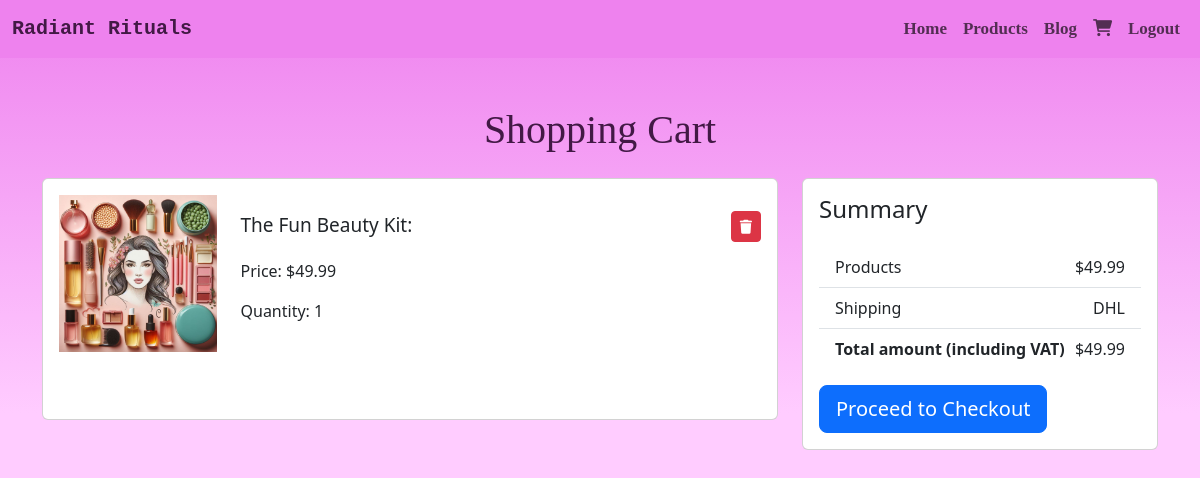
The app's page /products/cart/ (signed in), older data.
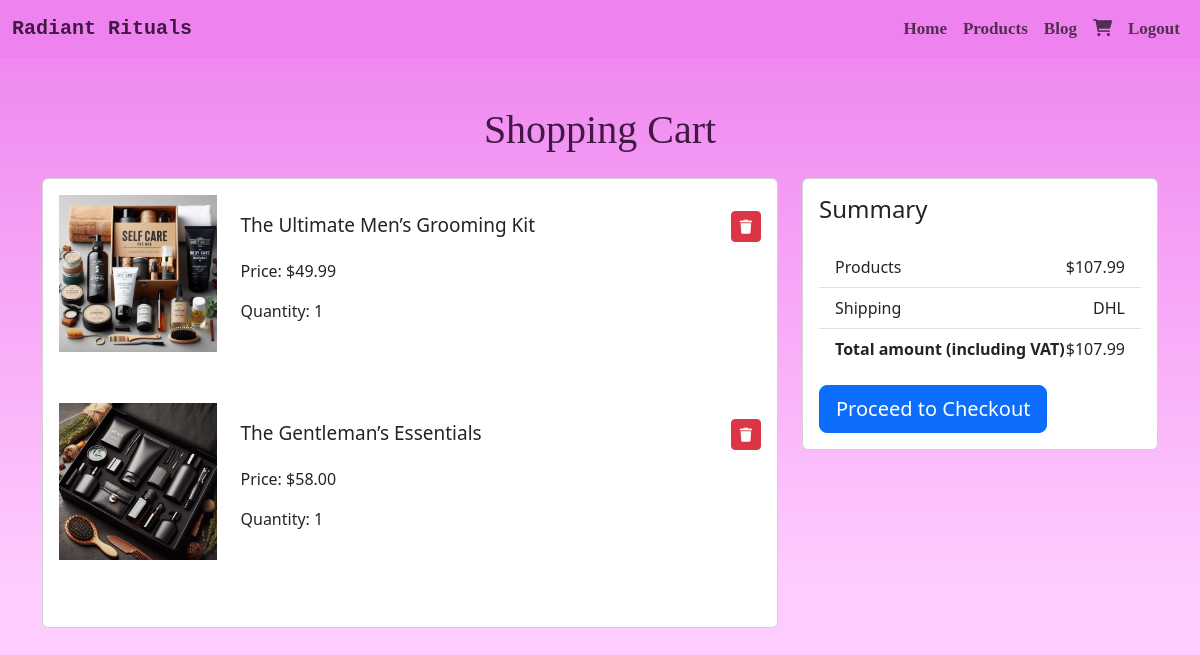
The same page, newer data.
### products/models.py (models this page shows)
class Product(models.Model):
    GENDER_CHOICES = (
        ('Male', 'Male'),
        ('Female', 'Female'),
        ('Unisex', 'Unisex'),
    )
    CATEGORY_CHOICES = (
        ('Haircare', 'Haircare'),
        ('Skincare', 'Skincare'),
        ('Bodycare', 'Bodycare'),
        ('Fragrance', 'Fragrance'),
        ('Beauty Boxes', 'Beauty Boxes'),
        ('Other', "Other"),
    )
    user = models.ForeignKey(User, on_delete=models.CASCADE, default=1)
    name = models.CharField(max_length=255)
    description = models.TextField()
    price = models.DecimalField(max_digits=10, decimal_places=2)
    image = models.ImageField(upload_to='product_images/')
    created_at = models.DateTimeField(auto_now_add=True)
    category = models.CharField(max_length=20, choices=CATEGORY_CHOICES, default='Other')
    gender = models.CharField(max_length=10, choices=GENDER_CHOICES, default="Unisex")
    quantity = models.IntegerField(default=1)

### products/views.py (the view)
# urls.py: path('cart/', view_cart, name='view_cart'),
def view_cart(request):
    cart, created = Cart.objects.get_or_create(user=request.user)
    products = cart.products.all()
    total_price = sum(product.price * product.quantity for product in products)
    return render(request, 'products/cart.html', {'cart': cart, 'products': products, 'total_price': total_price})

### products/templates/products/cart.html
{% extends 'base.html' %}
{% block content %}
  <section class="py-5">
    <div class="container">
      <h1 class="mb-4" style="text-align: center; font-family: cursive; color: rgb(66, 25, 69);">Shopping Cart</h1>
      {% if products %}
        <div class="row">
          <div class="col-md-8">
            <div class="card mb-4">
              <div class="card-body">
                {% for product in products %}
                  <div class="row mb-5">
                    <div class="col-md-3">
                      <img src="{{ product.image.url }}" alt="{{ product.name }}" class="img-fluid">
                    </div>
                    <div class="col-md-9">
                      <div class="d-flex justify-content-between align-items-start mt-3 mb-3">
                        <div>
                          <a class="nav-link" href="{% url 'product_detail' product_id=product.id %}" style="height: 3rem; font-size: 19px; font-weight: 500; transition: transform 0.3s ease-out;" onmouseover="this.style.transform='scale(1.075)'" onmouseout="this.style.transform='scale(1)'">{{ product.name }}</a>
                          <p>Price: ${{ product.price }}</p>
                          <p>Quantity: {{ product.quantity }}</p>
                        </div>
                        <div>
                          <a href="{% url 'remove_from_cart' product.id %}" class="btn btn-danger btn-sm"><i class="fas fa-trash"></i></a>
                        </div>
                      </div>
                    </div>
                  </div>
                {% endfor %}
              </div>
            </div>
          </div>
          <div class="col-md-4">
            <div class="card">
              <div class="card-body">
                <h4 class="mb-4">Summary</h4>
                <ul class="list-group list-group-flush">
                  <li class="list-group-item d-flex justify-content-between align-items-center">
                    Products
                    <span>${{ total_price }}</span>
                  </li>
                  <li class="list-group-item d-flex justify-content-between align-items-center">
                    Shipping
                    <span>DHL</span>
                  </li>
                  <li class="list-group-item d-flex justify-content-between align-items-center">
                    <strong>Total amount (including VAT)</strong>
                    <span>${{ total_price }}</span>
                  </li>
                </ul>
                <a href="{% url 'order_summary' %}" class="btn btn-primary btn-lg btn-block mt-3">Proceed to Checkout</a>
              </div>
            </div>
          </div>
        </div>
      {% else %}
        <h5 style="text-align: center;">Your cart is empty.</h5>
      {% endif %}
    </div>
  </section>
{% endblock %}

### products/templates/base.html (shortened to what this page needs)
<!DOCTYPE html>
<html lang="en">
<head>
    {% load static %}
    <link rel="stylesheet" href="{% static 'styles.css' %}">
    <link rel="stylesheet" href="https://cdnjs.cloudflare.com/ajax/libs/font-awesome/6.0.0/css/all.min.css">
    <link href="https://cdn.jsdelivr.net/npm/bootstrap@5.3.0-alpha3/dist/css/bootstrap.min.css" rel="stylesheet">
</head>
<body style="background: linear-gradient(to bottom, violet 0%, #ffccff 83%); height: fit-content;">
<nav class="navbar navbar-expand-lg ">
    <div class="container-fluid">
      <a class="navbar-brand" href="{% url 'home' %}" style="color: rgb(66, 25, 69); font-family:monospace; font-weight: 700;" >Radiant Rituals</a>
      <div class="collapse navbar-collapse" id="navbarNavAltMarkup">
        <div class="navbar-nav ms-auto" style="color: rgb(236, 222, 222); font-size: 17px; font-weight: 600;">
          <a class="nav-link" aria-current="page" href="{% url 'home' %}" >Home</a>
          <a class="nav-link" href="{% url 'product_list' %}" >Products</a>
          <a class="nav-link" href="{% url 'article_list' %}">Blog</a>
          <a href="{% url 'view_cart' %}" class="nav-link" id="cartLink">
            <i class="fas fa-shopping-cart"></i>
        </a>
          {% if user.is_authenticated %}
          <a class="nav-link" href="{% url 'logout' %}" >Logout</a>
          {% else %}
          <a class="nav-link" href="{% url 'login' %}" >Login</a>
          {% endif %}
        </div>
      </div>
    </div>
  </nav>
  <div class="container-fluid">
    {% block content %}{% endblock %}
</div>
</body>
</html>

### products/static/styles.css (style rules this page uses)
.navbar { background-color: violet; font-family: cursive; }

Row changes from the older to the newer data that the page shows:
no longer on this page (row edited): Product: image (picture), name "The Fun Beauty Kit:", price "49.99", quantity "1"
now on this page (row unchanged): Product: image (picture), name "The Ultimate Men’s Grooming Kit", price "49.99", quantity "1"
now on this page (row edited): Product: image (picture), name "The Gentleman’s Essentials", price "58.00", quantity "1"
Text that changed along with them:
{{ total_price }}: "49.99" → "107.99"
